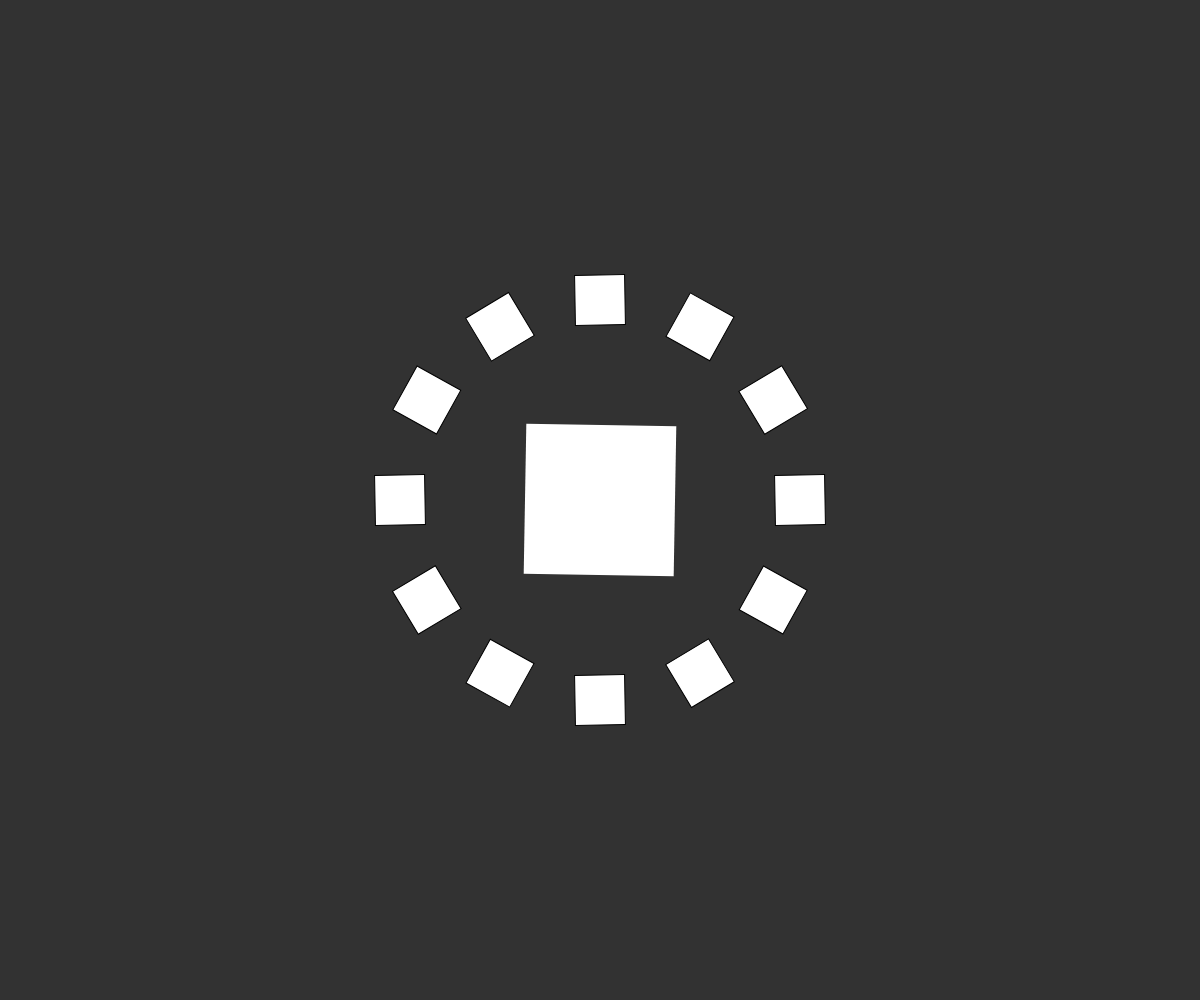
Frame 1 (no input)
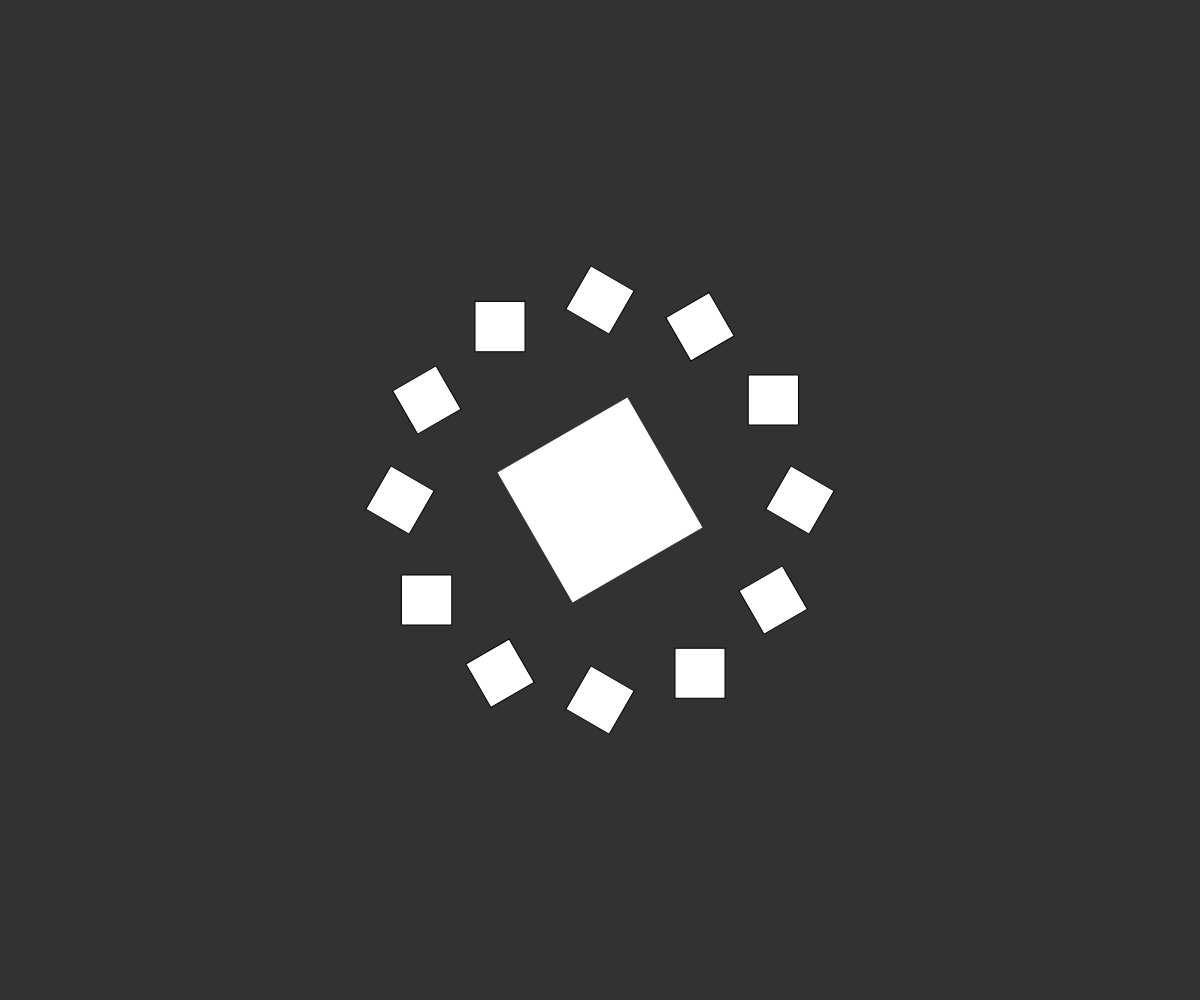
Frame 60 (no input)
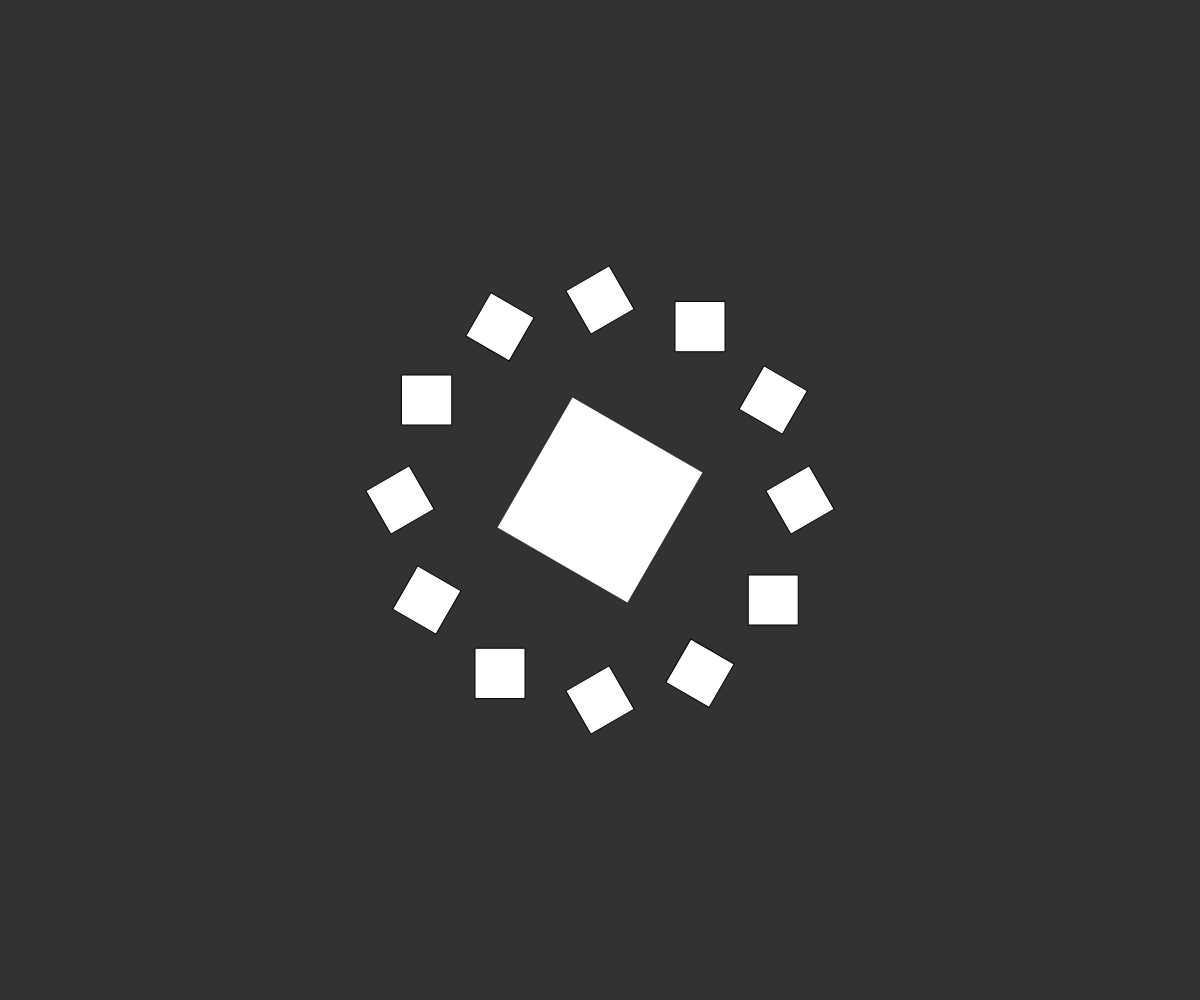
Frame 120 (the mouse pressed at the canvas centre since frame 60)

The p5.js sketch that drew these frames (run headless with seeded random() and noise() and a simulated clock; from frame 60 on, the mouse is pressed at the canvas centre):

// p5.js sketch
// ── sketch.js

/*
ANIMATION BASICS: ROTATION
Jeff Thompson | 2019/20 | jeffreythompson.org

Animation is the appearance of motion, created by
a sequence of frames where objects change position,
rotation, etc. Complex animation, like a Disney movie,
requires immensely complex software and math. But the
basics are actually pretty easy and we can do a lot
with the tools we've already covered.

In this example, we rotate an object around its axis,
but the real power is in combining transformations, 
drawing commands, design considerations, and layers 
of animation!

CHALLENGES:
1. Can you make the outside squares rotate as a group
   around the center square?
2. Can you have the squares rotate 360º then reverse
   direction? (Hint: see the 'Animation Basics: 
   Position' example)

*/

// angle of rotation: the parameter that we'll animate!
let angle = 0;


function setup() {
  createCanvas(windowWidth, windowHeight);
}


function draw() {
  background(50);

  // we'll be drawing a square in the center
  // of our sketch that rotates around itself
  push();
  translate(width/2, height/2);

  // the angle of rotation is what we're animating
  // (ie changing over time) so first we'll increase
  // its value and then rotate to that angle
  angle += radians(1);
  rotate(angle);

  // try changing the amount we add to the angle
  // and see how the animation changes!
  // (hint: we can think of this as 'speed')

  // then draw the square
  fill(255);
  noStroke();
  rectMode(CENTER);
  square(0,0, 150);
  pop();

  // a slightly fancier addition, but really this
  // just builds on what we did above!
  // we use a for-loop to create a ring of
  // squares 30º degrees apart around the center
  for (let a=0; a<radians(360); a+=radians(30)) {
    push();
    translate(width/2, height/2);   // move origin to center
    rotate(a);                      // rotate each by 30º
    translate(0, 200);              // then offset vertically
    rotate(-angle);                 // spin around the other way!
    rectMode(CENTER);
    square(0,0, 50);
    pop();
  }
}
